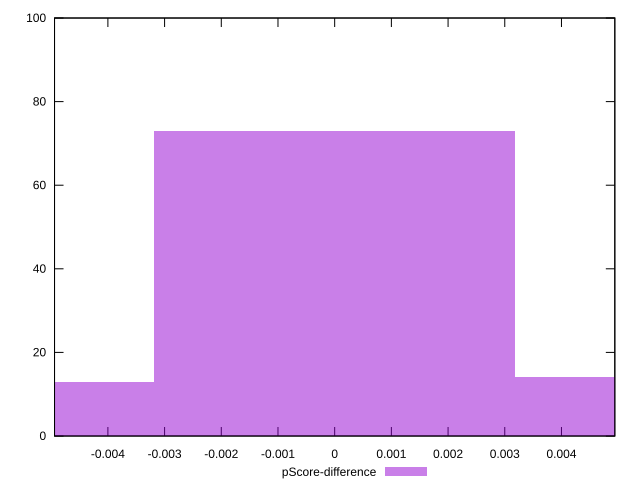

Generate this figure with gnuplot:
reset

$pScoreDifference <<EOF
0 73
0.006377657619781492 14
-0.006377657619781492 13
EOF

set key outside below
set boxwidth 0.006377657619781492
set xrange [-0.004941176470588227:0.004941176470588282]
set yrange [0:100]
set trange [0:100]
set style fill transparent solid 0.5 noborder
set terminal svg size 640, 490 enhanced background rgb 'white'
set output "reports/report_00028_2021-02-24T12-49-42.674Z/uses-rel-preload/samples/music/pScore-difference/histogram.svg"

plot $pScoreDifference title "pScore-difference" with boxes

reset
